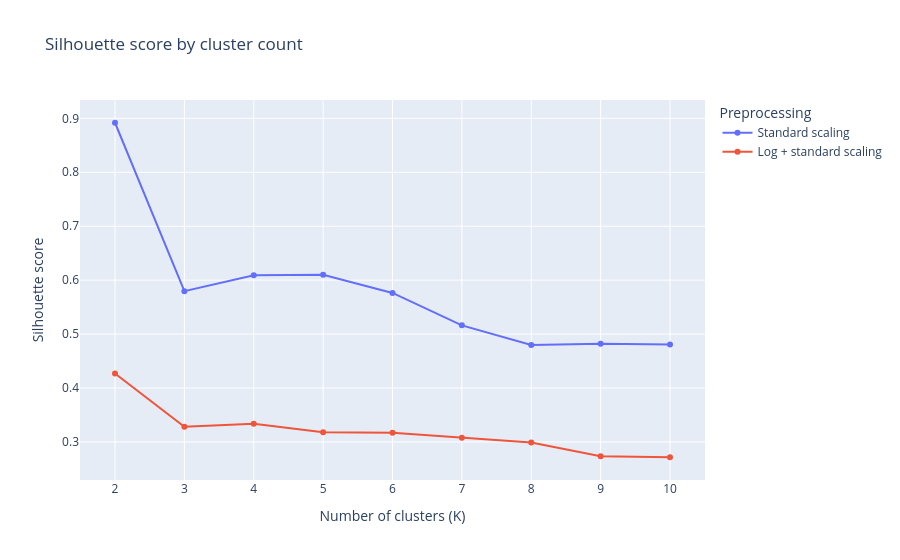

The code cell stored with this chart in its notebook:
### Markdown cell above
## 3. Silhouette score sensitivity

Silhouette measures how separated a partition is
in its feature representation.

We compare scores across cluster counts.

**Important:** Different preprocessing methods
change distances, so silhouette scores should
not automatically be treated as directly
interchangeable evidence of practical quality.

### Code cell
fig = px.line(
    validation,
    x="clusters",
    y="silhouette",
    color="preprocessing",
    markers=True,
    title="Silhouette score by cluster count",
    labels={
        "clusters": "Number of clusters (K)",
        "silhouette": "Silhouette score",
        "preprocessing": "Preprocessing",
    },
)

fig.update_xaxes(dtick=1)
fig.show()

best_by_method = (
    validation.sort_values(
        "silhouette",
        ascending=False,
    )
    .drop_duplicates("preprocessing")
)

display(best_by_method)

### Figure 1 — Plotly figure (JSON) as saved in the notebook; plotly's stock layout.template omitted (floating-point values rounded to 4 significant figures)
{"data": [{"hovertemplate": "Preprocessing=Standard scaling<br>Number of clusters (K)=%{x}<br>Silhouette score=%{y}<extra></extra>", "legendgroup": "Standard scaling", "line": {"color": "#636efa", "dash": "solid"}, "marker": {"symbol": "circle"}, "mode": "lines+markers", "name": "Standard scaling", "orientation": "v", "showlegend": true, "type": "scatter", "x": [2, 3, 4, 5, 6, 7, 8, 9, 10], "xaxis": "x", "y": [0.8918, 0.5795, 0.6092, 0.61, 0.5762, 0.5162, 0.4799, 0.4821, 0.4806], "yaxis": "y"}, {"hovertemplate": "Preprocessing=Log + standard scaling<br>Number of clusters (K)=%{x}<br>Silhouette score=%{y}<extra></extra>", "legendgroup": "Log + standard scaling", "line": {"color": "#EF553B", "dash": "solid"}, "marker": {"symbol": "circle"}, "mode": "lines+markers", "name": "Log + standard scaling", "orientation": "v", "showlegend": true, "type": "scatter", "x": [2, 3, 4, 5, 6, 7, 8, 9, 10], "xaxis": "x", "y": [0.4268, 0.3283, 0.3339, 0.3181, 0.3172, 0.3076, 0.2988, 0.2737, 0.2716], "yaxis": "y"}], "layout": {"legend": {"title": {"text": "Preprocessing"}, "tracegroupgap": 0}, "title": {"text": "Silhouette score by cluster count"}, "xaxis": {"anchor": "y", "domain": [0.0, 1.0], "dtick": 1, "title": {"text": "Number of clusters (K)"}}, "yaxis": {"anchor": "x", "domain": [0.0, 1.0], "title": {"text": "Silhouette score"}}}}
